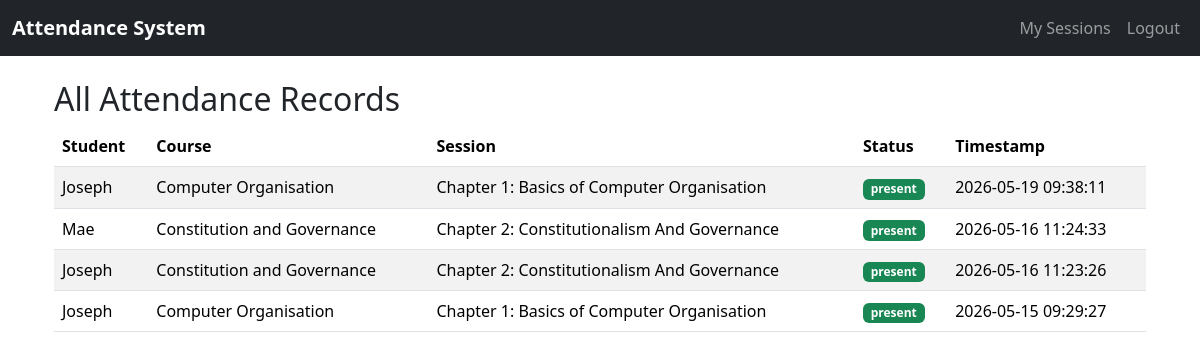
Page /scanner/attendance/ (signed in) on the committed database.
### StudentScanner/models.py (models this page shows, shortened)
class Attendance(models.Model):
    STATUS_CHOICES = [
        ('present', 'Present'),
        ('late', 'Late'),
        ('absent', 'Absent'),
    ]
    student = models.ForeignKey(settings.AUTH_USER_MODEL, on_delete=models.CASCADE)
    session = models.ForeignKey(Session, on_delete=models.CASCADE)
    timestamp = models.DateTimeField(auto_now_add=True)
    status = models.CharField(max_length=10, choices=STATUS_CHOICES, default='present')
    marked_latitude = models.FloatField(null=True, blank=True)
    marked_longitude = models.FloatField(null=True, blank=True)
    device_info = models.CharField(max_length=255, blank=True)
    ip_address = models.GenericIPAddressField(null=True, blank=True)
    class Meta:
        unique_together = ['student', 'session']  # Prevent duplicate attendance
        ordering = ['-timestamp']

class Session(models.Model):
    course = models.ForeignKey(Course, on_delete=models.CASCADE, related_name="sessions")
    lecturer = models.ForeignKey(settings.AUTH_USER_MODEL, on_delete=models.CASCADE)
    topic = models.CharField(max_length=200)
    created_at = models.DateTimeField(auto_now_add=True)
    is_active = models.BooleanField(default=True)
    qr_code_data = models.CharField(max_length=255, unique=True)
    qr_code_base64 = models.TextField(null=True, blank=True)
    qr_expiry = models.DateTimeField(default=timezone.now)
    latitude = models.FloatField(null=True, blank=True)
    longitude = models.FloatField(null=True, blank=True)
    location_name = models.CharField(max_length=500, null=True, blank=True)  # Human-readable location
    allowed_radius = models.IntegerField(default=100)  # 100 meters default

class Course(models.Model):
    programs = models.ManyToManyField(Program, related_name="courses")
    name = models.CharField(max_length=100)
    code = models.CharField(max_length=20, unique=True)
    students = models.ManyToManyField(CustomUser, related_name="enrolled_courses", blank=True)
    default_latitude = models.FloatField(null=True, blank=True)
    default_longitude = models.FloatField(null=True, blank=True)

### UserLogin/models.py (models this page shows, shortened)
class CustomUser(AbstractUser):
    program = models.ForeignKey(
        Program,
        on_delete=models.SET_NULL,
        null=True,
        blank=True,
        related_name="student_users"   # ✅ unique reverse accessor
    )
    programs = models.ManyToManyField(
        Program,
        blank=True,
        related_name="customuser_lecturers"   # ✅ unique reverse accessor
    )
    ROLE_CHOICES = (
        ('student', 'Student'),
        ('lecturer', 'Lecturer'),
        ('admin', 'Admin'),
    )
    role = models.CharField(max_length=20, choices=ROLE_CHOICES, default='student')

### StudentScanner/views.py (the view)
# urls.py: path('attendance/', views.attendance_list, name='attendance_list'),
def attendance_list(request):
    attendance = Attendance.objects.all().select_related('student', 'session').order_by('-timestamp')
    return render(request, 'StudentScanner/attendance.html', {'attendance': attendance})

### StudentScanner/templates/StudentScanner/attendance.html
{% extends 'base.html' %}
{% block content %}
<div class="container mt-4">
    <h2>All Attendance Records</h2>
    <table class="table table-striped">
        <thead>
            <tr>
                <th>Student</th>
                <th>Course</th>
                <th>Session</th>
                <th>Status</th>
                <th>Timestamp</th>
            </tr>
        </thead>
        <tbody>
            {% for record in attendance %}
            <tr>
                <td>{{ record.student.username }}</td>
                <td>{{ record.session.course.name }}</td>
                <td>{{ record.session.topic }}</td>
                <td><span class="badge {% if record.status == 'present' %}bg-success{% else %}bg-warning{% endif %}">{{ record.status }}</span></td>
                <td>{{ record.timestamp|date:"Y-m-d H:i:s" }}</td>
            </tr>
            {% empty %}
            <tr>
                <td colspan="5">No attendance records found.</td>
            </tr>
            {% endfor %}
        </tbody>
    </table>
</div>
{% endblock %}

### rows in the picture
Attendance: student.username "Joseph", session.course.name "Computer Organisation", session.topic "Chapter 1: Basics of Computer Organisation", status "present", timestamp "2026-05-19 09:38:11"
Attendance: student.username "Mae", session.course.name "Constitution and Governance", session.topic "Chapter 2: Constitutionalism And Governance", status "present", timestamp "2026-05-16 11:24:33"
Attendance: student.username "Joseph", session.course.name "Constitution and Governance", session.topic "Chapter 2: Constitutionalism And Governance", status "present", timestamp "2026-05-16 11:23:26"
Attendance: student.username "Joseph", session.course.name "Computer Organisation", session.topic "Chapter 1: Basics of Computer Organisation", status "present", timestamp "2026-05-15 09:29:27"
